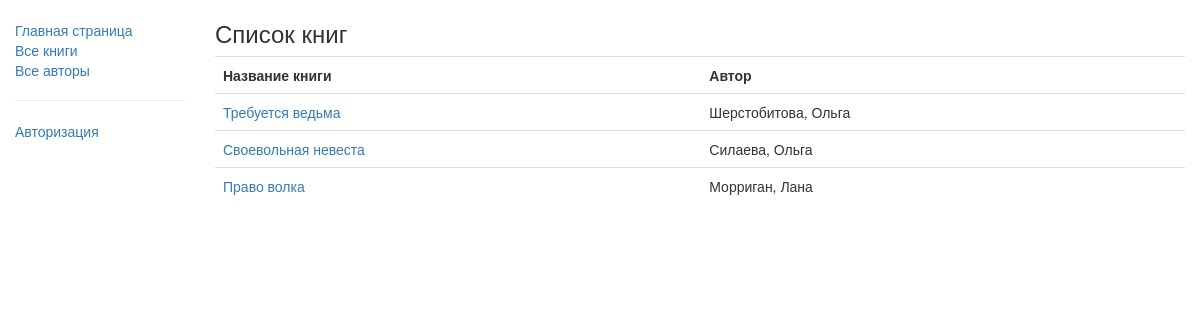
Before: /catalog/books/ with the older database file.
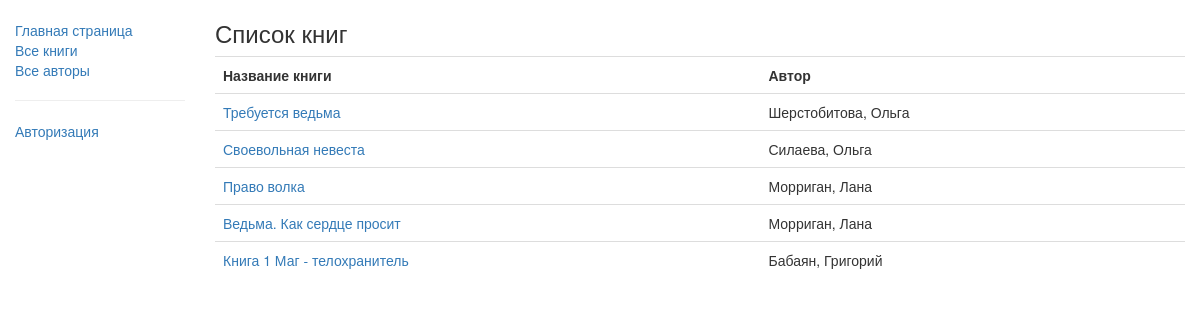
After: the same page with the newer database file.
### catalog/models.py (models this page shows, shortened)
class Book(models.Model):
    title = models.CharField(max_length=200)
    author = models.ForeignKey('Author',
                                on_delete=models.SET_NULL,
                                null=True)
    summary = models.TextField(max_length=1000,
                                help_text='Введите краткое описание книги')
    isbn = models.CharField('ISBN', max_length=13,
                            help_text='13 символов <a href="https://www.isbn-international.org/content/what-isbn">ISBN номер</a>')
    genre = models.ManyToManyField(Genre, help_text='Выберите жанр книги')
    def get_absolute_url(self):
        return reverse('book-detail', args=[str(self.id)])
    def display_genre(self):
        """Получаем текстовое название жанра для панели администратора"""
        return ', '.join([genre.name for genre in self.genre.all()[:3]])
    display_genre.short_description = 'Genre'
    class Meta:
        permissions = [('can_create_book', 'Can create/update/delete book')]

class Author(models.Model):
    first_name = models.CharField(max_length=100)
    last_name = models.CharField(max_length=100)
    date_of_birth = models.DateField(null=True, blank=True)
    date_of_death = models.DateField(null=True, blank=True)
    def __str__(self) -> str:
        return '{0}, {1}'.format(self.last_name, self.first_name)
    class Meta:
        permissions = [('can_create_author', 'Can create/update/delte author')]

### catalog/views.py (the view)
class BookListView(generic.ListView):
    model = Book
    template_name = 'books.html'

### catalog/templates/books.html (shortened to what this page needs)
{% extends 'base.html' %}
{% block content %}
    <h3>Список книг</h3>
    {% if book_list %}
        <table class="table">
            <tr>
                <th>Название книги</th>
                <th>Автор</th>
            </tr>
            {% for book in book_list %}
                <tr>
                    <td><a href="{{ book.get_absolute_url }}">{{ book.title }}</a></td>
                    <td><a href="{% url 'author-detail' book.author.id %}"></a>{{ book.author }}</td>
                </tr>
            {% endfor %}
        </table>
    {% else %}
        <p>В библиотеке нет книг.</p>
    {% endif %}
{% endblock %}

### catalog/templates/base.html (shortened to what this page needs)
<!DOCTYPE html>
<html lang="en">
<head>
    <link rel="stylesheet" href="https://maxcdn.bootstrapcdn.com/bootstrap/3.3.7/css/bootstrap.min.css">
    {% load static %}
    <link rel="stylesheet" href="{% static 'css/styles.css' %}">
</head>
<body>
    <div class="container-fluid">
        <div class="row">
            <div class="col-sm-2">
                {% block sidebar %}
                    <ul class="sidebar-nav">
                        <li><a href="{% url 'index' %}">Главная страница</a></li>
                        <li><a href="{% url 'books' %}">Все книги</a></li>
                        <li><a href="{% url 'authors' %}">Все авторы</a></li>
                        <hr>
                        {%  if user.is_authenticated %}
                            <li>Пользователь: {{ user.get_username }}</li>
                            <li><a href="{% url 'my-borrowed' %}">Мои книги</a></li>
                            {% if perms.app_label.can_mark_returned %}
                                <li><a href="{% url 'userbooks' %}">Книги пользователей</a></li>
                            {% endif %}
                            <br>
                            <li><a href="{% url 'logout' %}?next={{ request.path }}">Выйти из системы</a></li>
                            <hr>
                        {% else %}
                            <li><a href="{% url 'login' %}?next={{ request.path }}">Авторизация</a></li>
                        {% endif %}
                    </ul>
                {% endblock %}
            </div>
            <div class="col-sm-10">
                {% block content %}
                {% endblock %}
            </div>
        </div>
    </div>
</body>
</html>

### catalog/static/css/styles.css (style rules this page uses)
.sidebar-nav { margin-top: 20px; padding: 0; list-style: none; }

Changed rows visible on the page:
added Book: title "Ведьма. Как сердце просит", author "Морриган, Лана"
added Book: title "Книга 1 Маг - телохранитель", author "Бабаян, Григорий"
